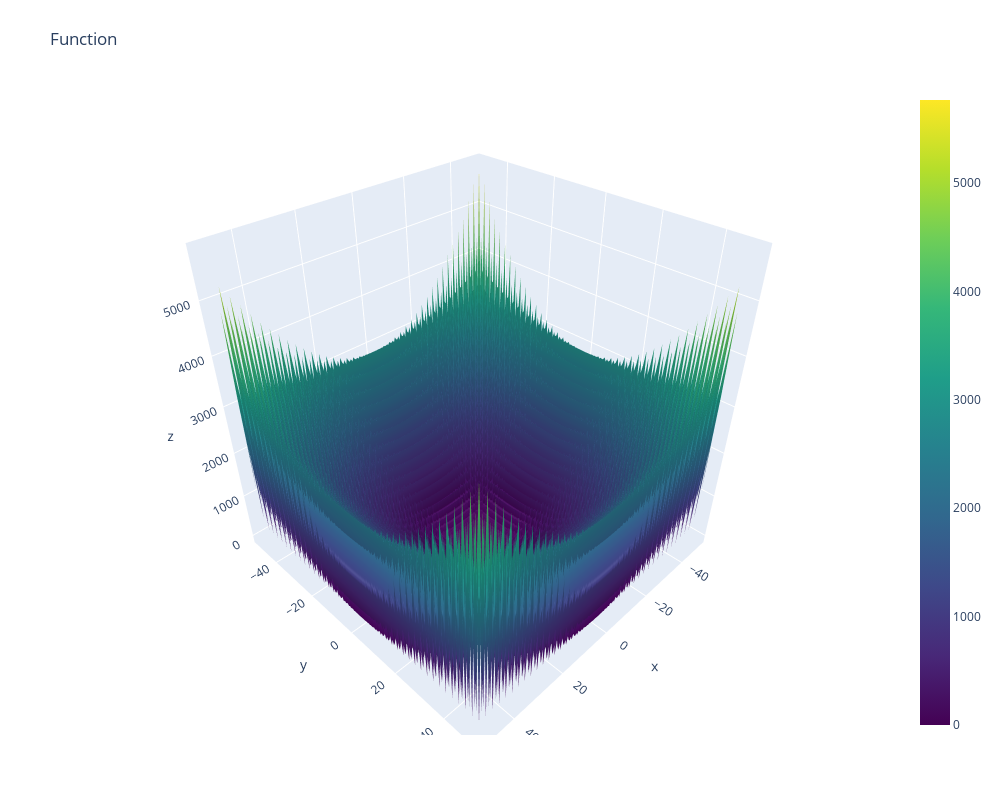

Notebook code cell kept with this figure:
### Code cell
fig = go.Figure(data=[go.Surface(z=out, x=X, y=Y, colorscale="Viridis")])

fig.update_layout(title='Function', autosize=False,
                  width=1000, height=800,
                  margin=dict(l=65, r=50, b=65, t=90))

fig.show()

### Figure 1 — Plotly figure (JSON) as saved in the notebook; plotly's stock layout.template omitted (floating-point values rounded to 4 significant figures; data arrays with more than 128 entries replaced by an {"elided": "..."} marker saying what was removed)
{"data": [{"colorscale": [[0, "#440154"], [0.1111, "#482878"], [0.2222, "#3e4989"], [0.3333, "#31688e"], [0.4444, "#26828e"], [0.5556, "#1f9e89"], [0.6667, "#35b779"], [0.7778, "#6ece58"], [0.8889, "#b5de2b"], [1, "#fde725"]], "type": "surface", "x": {"elided": "200 float values"}, "y": {"elided": "200 float values"}, "z": {"elided": "200x200 float values"}}], "layout": {"autosize": false, "height": 800, "margin": {"b": 65, "l": 65, "r": 50, "t": 90}, "title": {"text": "Function"}, "width": 1000}}
